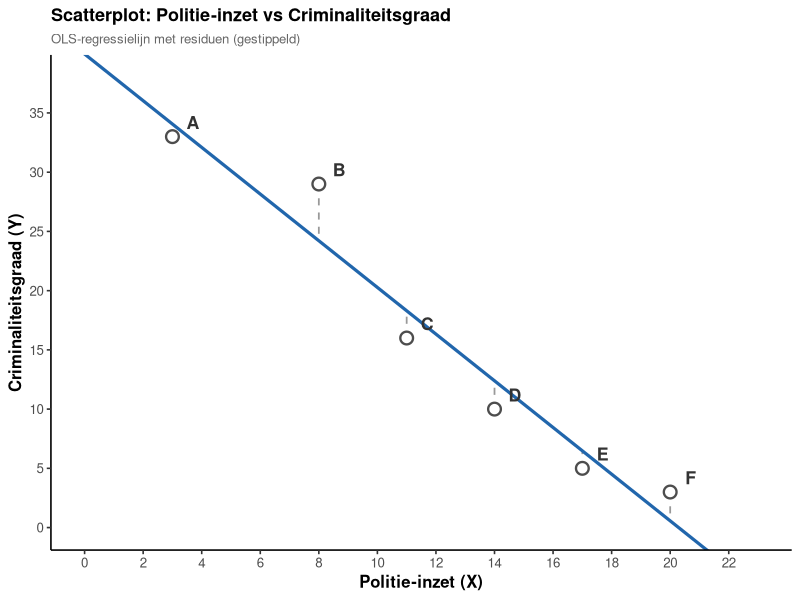

Source code (R):
# generate_scatter_outlier.R
# Creates: scatter_outlier.png
# Used in: visible Oef - 11.3 (Hoofdstuk 11)
# Topic: Scatterplot of 6 labelled points + OLS regression line.
#        Students identify point B as having the largest absolute residual.
# Data:
#   A(3,33)  residu = -1.1
#   B(8,29)  residu = +4.8  <-- largest absolute residual (correct answer)
#   C(11,16) residu = -2.3
#   D(14,10) residu = -2.4
#   E(17,5)  residu = -1.5
#   F(20,3)  residu = +2.4
# Run from this directory: Rscript generate_scatter_outlier.R

library(ggplot2)

# ── Data ──────────────────────────────────────────────────────────────────────
df <- data.frame(
  label = c("A", "B", "C", "D", "E", "F"),
  x     = c(3,   8,  11,  14,  17,  20),
  y     = c(33,  29,  16,  10,   5,   3)
)

# OLS regression (same values used in Answer.R feedback)
fit  <- lm(y ~ x, data = df)
# At x=8: yhat ≈ 24.2 (B has residu +4.8, largest absolute)

# Residual segments (vertical lines from point to fitted line)
df$yhat   <- predict(fit)
df$residu <- df$y - df$yhat

# ── Plot ──────────────────────────────────────────────────────────────────────
p <- ggplot(df, aes(x = x, y = y)) +
  # Residual lines (grey dashed)
  geom_segment(aes(xend = x, yend = yhat),
               linetype = "dashed", colour = "grey60", linewidth = 0.6) +
  # Regression line
  geom_abline(
    data = data.frame(
      intercept = unname(coef(fit)[1]),
      slope = unname(coef(fit)[2])
    ),
    aes(intercept = intercept, slope = slope),
    inherit.aes = FALSE,
    colour = "#2166ac", linewidth = 1.1
  ) +
  # All points (open circles — no highlighting to avoid revealing the answer)
  geom_point(size = 3.5, colour = "grey30", fill = "white", shape = 21,
             stroke = 1.2) +
  # Point labels (offset above right)
  geom_text(aes(label = label),
            nudge_x = 0.7, nudge_y = 1.2,
            size = 4.5, fontface = "bold", colour = "grey20") +
  # Axis labels
  labs(
    x       = "Politie-inzet (X)",
    y       = "Criminaliteitsgraad (Y)",
    title   = "Scatterplot: Politie-inzet vs Criminaliteitsgraad",
    subtitle = "OLS-regressielijn met residuen (gestippeld)"
  ) +
  scale_x_continuous(limits = c(0, 23), breaks = seq(0, 22, 2)) +
  scale_y_continuous(limits = c(0, 38), breaks = seq(0, 35, 5)) +
  theme_classic(base_size = 12) +
  theme(
    plot.title    = element_text(face = "bold", size = 13),
    plot.subtitle = element_text(size = 9.5, colour = "grey40"),
    axis.title    = element_text(face = "bold")
  )

# ── Save ──────────────────────────────────────────────────────────────────────
ggsave("scatter_outlier.png", plot = p,
       width = 7, height = 5, dpi = 150, bg = "white")
cat("Saved: scatter_outlier.png\n")
cat(sprintf("Residuals: %s\n",
    paste(sprintf("%s=%.1f", df$label, df$residu), collapse = ", ")))
